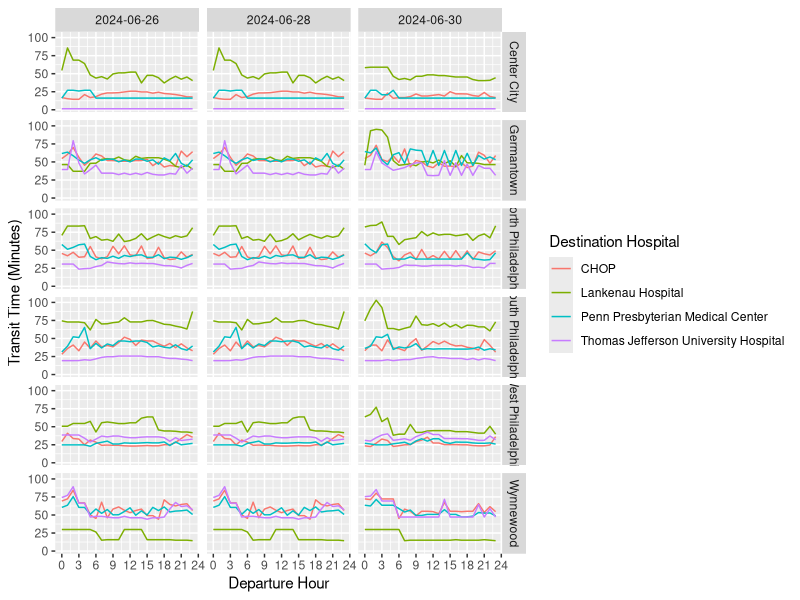

R code for this plot: (Note: this script raises an error after producing the figure.)
##############################################################
# Name: code/transit_travel_time_visualization.r
# Date: 2024-06-27
# Created by: Josh Radack
# Purpose: Visualizes the transit time 
##############################################################

rm(list=ls())
library(tidyverse)

# Load data
gmaps_test_raw <- data.table::fread(
  "data/gmaps_test/pa_dist_mat_test_gmaps.csv",
  colClasses = list(character = c('hospital_id', 'zcta_geoid', 'zip_code'))
  )

# Do some data cleaning
gmaps_test <- gmaps_test_raw %>%
  mutate(
    # Error in one of the ZIP code labels
    zip_code_label = if_else(zip_code == "19144", "Germantown", zip_code_label),
    # Clean departure date time 
    dep_time = parse_date_time(dep_time, "%Y-%m-%d %I:%M %p"),
    dep_date = as_date(dep_time),
    dep_hour = hour(dep_time),
    # Convert travel time to minutes
    duration_transit_minutes = duration_transit_sec / 60
  )

# Create plot
transit_time_plot <- gmaps_test %>%
  ggplot(aes(x = dep_hour, y = duration_transit_minutes, color = hospital_id_label)) +
  geom_line() +
  scale_x_continuous(breaks = seq(0, 24, 3)) +
  labs(x = "Departure Hour", y = "Transit Time (Minutes)", color = "Destination Hospital") +
  facet_grid(rows = vars(zip_code_label), cols = vars(dep_date))

transit_time_plot

ggsave("output/transit_time_plot.png", transit_time_plot, height = 8, width = 10)
